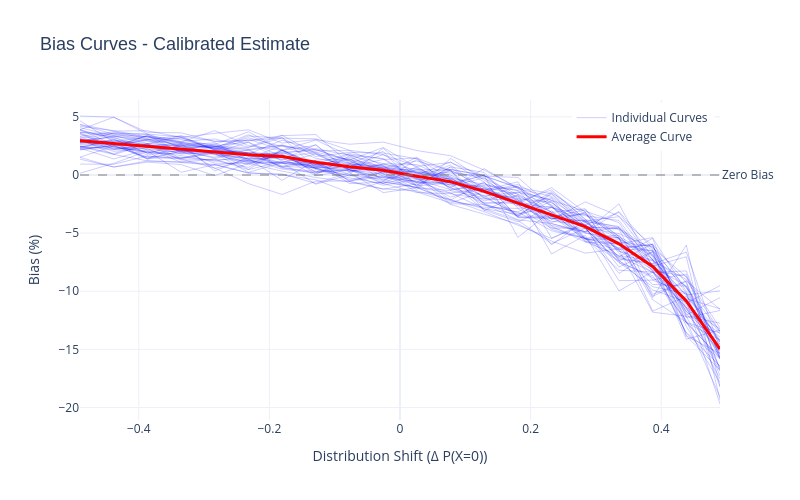

The code cell stored with this chart in its notebook:
### Code cell
fig_calibrated = plot_bias_curves(
    results={
        "deltas": bias_curves_results["deltas"],
        "all_curves": bias_curves_results["all_calibrated"],
        "avg_curve": bias_curves_results["avg_calibrated"],
    },
    title="Bias Curves - Calibrated Estimate",
    y_axis_title="Bias (%)",
)

fig_calibrated.show()
